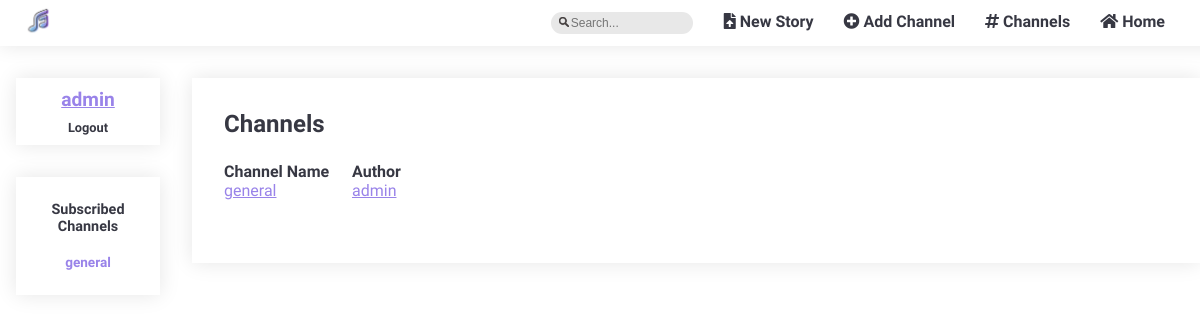
Page /pages/channels_list.php (signed in) on the earlier database version.
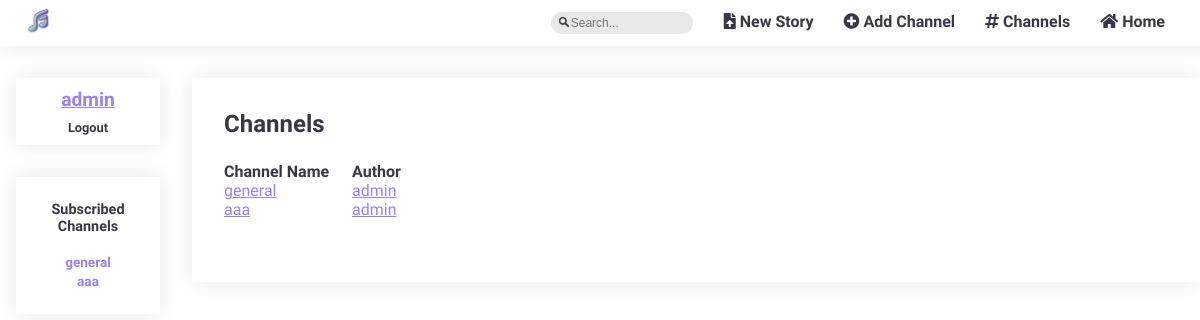
Same page on the later database version.
### tables this page shows
CREATE TABLE subscribed (
  id INTEGER PRIMARY KEY,
  user VARCHAR REFERENCES users,
  channel VARCHAR REFERENCES channels
);

CREATE TABLE channels (
  name VARCHAR PRIMARY KEY,
  author VARCHAR REFERENCES users,
  description VARCHAR
);

### database/db_channels.php (called while the page is built, shortened)
<?php
  include('../database/db_connection.php');
  function getChannels() {
    global $db;
    $stmt = $db->prepare('SELECT * FROM channels');
    $stmt->execute(array());
    return $stmt->fetchAll();
  }
  function getSubbedChannels($username) {
    global $db;
    $stmt = $db->prepare('SELECT * FROM subscribed WHERE user = ?');
    $stmt->execute(array($username));
    return $stmt->fetchAll();
  }
?>

### templates/tpl_channel.php (the view, shortened to what this page needs)
<?php function draw_channels_list($channels) {
  ?>
  <section id="channel_list">
    <h1>Channels</h1>
    <header>
      <h2>Channel Name</h2>
      <h2>Author</h2>
    </header>
  <?php
    foreach($channels as $channel)
      draw_channel_list($channel);
  ?>
  </section>
<?php } ?>
<?php function draw_channel_list($channel) {
  ?>
  <article class="channel_list_item">
    <a href="../pages/channel_page.php?channel=<?= $channel['name'] ?>"><?= $channel['name']?></a>
    <a href="../pages/profile.php?user=<?= $channel['author'] ?>"><?= $channel['author']?></a>
  </article>
<?php } ?>

### templates/tpl_account.php (shortened to what this page needs)
<?php function draw_sidebar($subbed_channels) {
?>
  <section id="sidebar">
    <?php
      draw_sidebar_login();
      draw_sidebar_subs($subbed_channels);
    ?>
  </section>
<?php } ?>
<?php function draw_sidebar_login() {
  if (isset($_SESSION['username']))
  {
    $username = $_SESSION['username'];?>
    <section id="sidebar_login">
        <a href="../pages/edit_profile.php?user=<?= $username ?>"><?= $username ?></a>
        <div><a href="../actions/action_logout.php">Logout</a></div>
    </section>
    <?php }
} ?>
<?php function draw_sidebar_subs($subbed_channels) {
  if (isset($_SESSION['username']) && !empty($subbed_channels)) {
    ?>
    <section id="sidebar_subs">
      <h1>Subscribed Channels</h1>
      <ul>
        <?php
          foreach($subbed_channels as $subbed_channel) { ?>
            <li>
              <a href="../pages/channel_page.php?channel=<?= $subbed_channel['channel'] ?>"><?= $subbed_channel['channel'] ?></a>
            </li>
        <?php }
        ?>
      </ul>
    </section>
<?php }
}?>

Differences in the rows shown:
added subscribed: channel "aaa"
added channels: name "aaa", author "admin"
